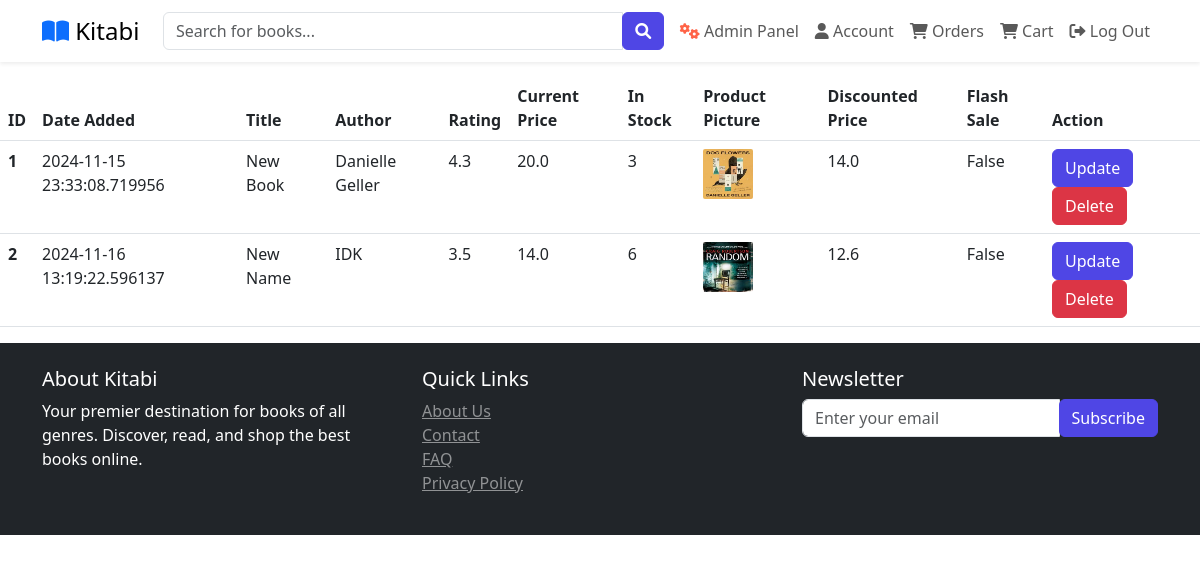
/shop-items (signed in), run on an earlier commit of the app's database.
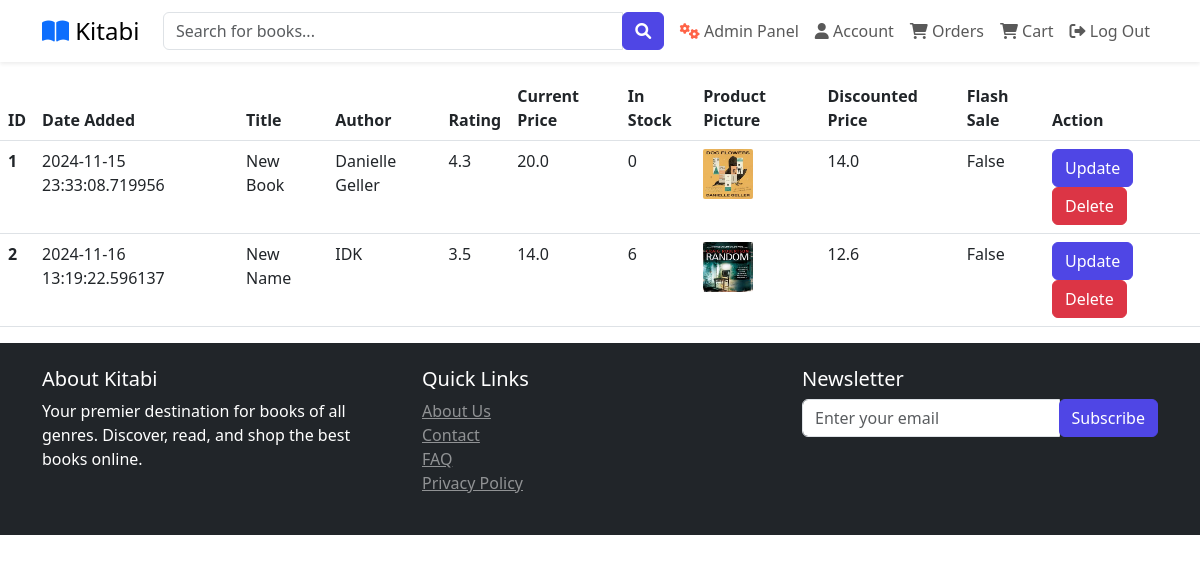
And on a later commit of the database.
### website/models.py (models this page shows, shortened)
class Product(db.Model):
    id = db.Column(db.Integer, primary_key = True)
    product_name = db.Column(db.String(100), nullable = False)
    author = db.Column(db.String(100), nullable = False)
    rating = db.Column(db.Float, nullable = False)
    current_price = db.Column(db.Float, nullable = False)
    in_stock = db.Column(db.Integer, nullable = False)
    promotion_percentage = db.Column(db.Integer, default=0)  # New field for promotion
    discounted_price = db.Column(db.Float, nullable=True)
    product_picture = db.Column(db.String(1000), nullable=False)
    flash_sale = db.Column(db.Boolean, default = False)
    date_added = db.Column(db.DateTime, default = datetime.utcnow)
    carts = db.relationship('Cart', backref=db.backref('product', lazy=True))
    orders = db.relationship('Order', backref=db.backref('product'), lazy=True)

### website/admin.py (the view)
@admin.route('/shop-items', methods=['GET', 'POST'])
@login_required
def shop_items():
    if current_user.id == 1:
        items = Product.query.order_by(Product.date_added).all()
        return render_template('shop_items.html', items=items)
    return render_template('404.html')

### website/__init__.py (called while the page is built)
def create_app():
    app = Flask(__name__)
    app.config['SECRET_KEY'] = 'test12345'
    app.config['SQLALCHEMY_DATABASE_URI'] = f'sqlite:///{DB_NAME}'
    db.init_app(app)
    @app.errorhandler(404)
    def page_not_found(error):
        return render_template('404.html')
    login_manager.init_app(app)
    login_manager.login_view = 'auth.login'
    @login_manager.user_loader
    def load_user(id):
        return  Customer.query.get(int(id))
    from .views import views
    from .auth import auth
    from .admin import admin
    from .models import Customer, Cart, Product, Order
    app.register_blueprint(views, url_prefix='/')
    app.register_blueprint(auth, url_prefix='/')
    app.register_blueprint(admin, url_prefix='/')
    with app.app_context():
        create_database()
    return app

### website/templates/shop_items.html (shortened to what this page needs)
{% extends 'base.html' %}
{% block body %}
{% if items | length < 1 %}
    <h3 >No Shop Items Available</h3>
{% else %}
    <div style="overflow-x: auto;">
        <table class="table table table-hover">
            <thead>
                <tr>
                    <th scope="col">ID</th>
                    <th scope="col">Date Added</th>
                    <th scope="col">Title</th>
                    <th scope="col">Author</th>
                    <th scope="col">Rating</th>
                    <th scope="col">Current Price</th>
                    <th scope="col">In Stock</th>
                    <th scope="col">Product Picture</th>
                    <th scope="col">Discounted Price</th>
                    <th scope="col">Flash Sale</th>
                    <th scope="col">Action</th>
                </tr>
            </thead>
            <tbody>
                {% for item in items %}
                    <tr>
                        <th scope="row">{{ item.id }}</th>
                        <td>{{ item.date_added }}</td>
                        <td>{{ item.product_name }}</td>
                        <td>{{ item.author }}</td>
                        <td>{{ item.rating }}</td>
                        <td>{{ item.current_price }}</td>
                        <td>{{ item.in_stock }}</td>
                        <td><img src="{{ item.product_picture }}" alt="" style="height: 50px; width: 50px; border-radius: 2px;"></td>
                        <td>{{ item.discounted_price}}</td>
                        <td>{{ item.flash_sale }}</td>
                        <td>
                            <a href="/update-item/{{item.id}}" class="btn btn-primary">Update</a>
                            <a href="/delete-item/{{item.id}}" class="btn btn-danger" onclick="return confirm('Are you sure you want to delete this item?')">Delete</a>
                        </td>
                    </tr>
                {% endfor %}
            </tbody>
        </table>
    </div>
{% endif %}
{% endblock %}

What changed in the data, as far as the page shows it:
changed Product "New Book": in_stock "3" → "0"
